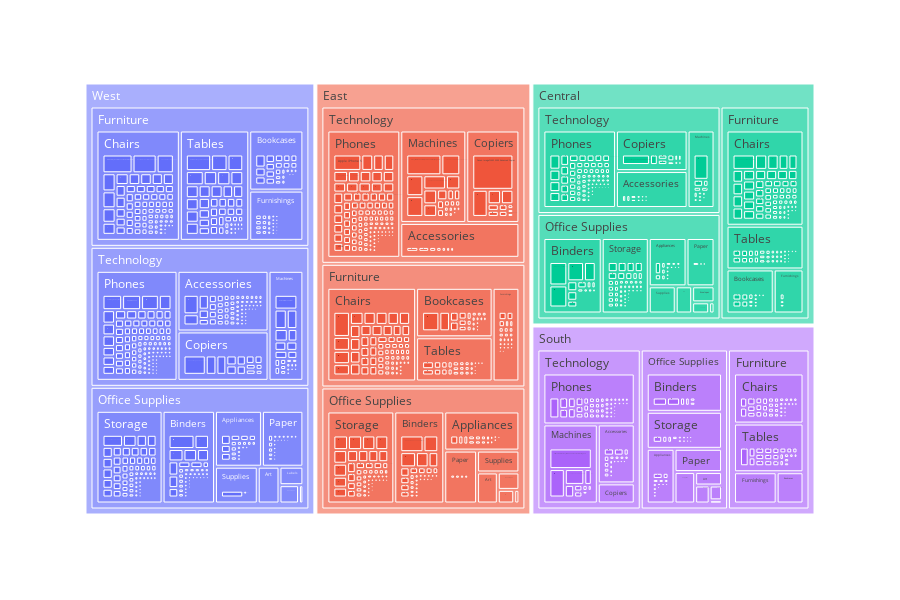

Here is the notebook cell this chart was saved with:
### Code cell
fig = px.treemap(data_frame=df, path=["Region", "Category", 'Sub-Category', 'Product Name'], values="Sales", width=900, height=600)
fig.show()

### Figure 1 — Plotly figure (JSON) as saved in the notebook; plotly's stock layout.template omitted (floating-point values rounded to 4 significant figures; data arrays with more than 128 entries replaced by an {"elided": "..."} marker saying what was removed)
{"data": [{"branchvalues": "total", "domain": {"x": [0, 1], "y": [0, 1]}, "hovertemplate": "labels=%{label}<br>Sales=%{value}<br>parent=%{parent}<br>id=%{id}<extra></extra>", "ids": {"elided": "5338 str values"}, "labels": {"elided": "5338 str values"}, "name": "", "parents": {"elided": "5338 str values"}, "type": "treemap", "values": {"elided": "5338 float values"}}], "layout": {"height": 600, "legend": {"tracegroupgap": 0}, "margin": {"t": 60}, "width": 900}}
